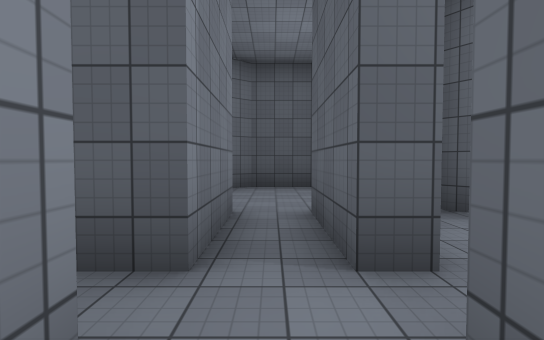
view 1 (above)

12 first-person views from a walk through a Unity game level. The camera is 1.5 m above the floor, tilts 2° down and sees 85° across. The floor is counted in squares, 2.25 m on a side. Each view is taken from the middle of a square. On the plan, view 1 faces up. The plan holds only what a view shows up to about 10 squares ahead; the rest is blank. The player character is not drawn. Surface patterns are stand-ins for the level's own textures.

view 2
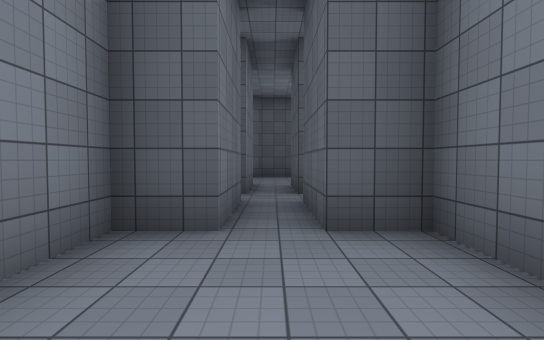

view 3
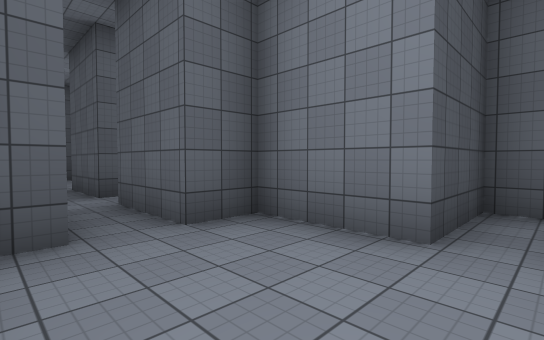

view 4
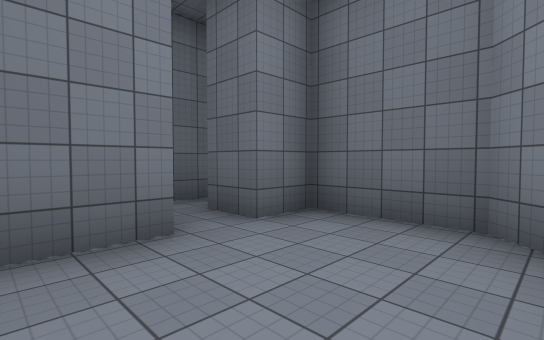

view 5
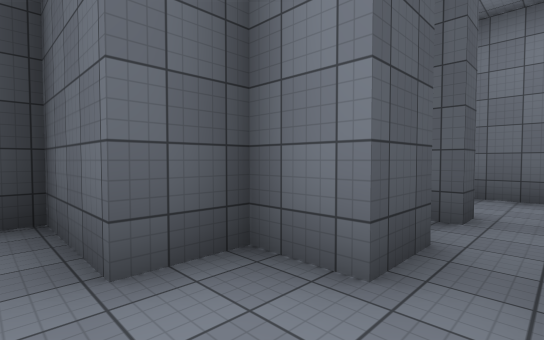

view 6
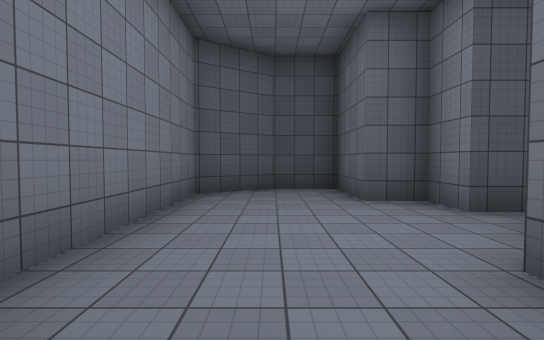

view 7
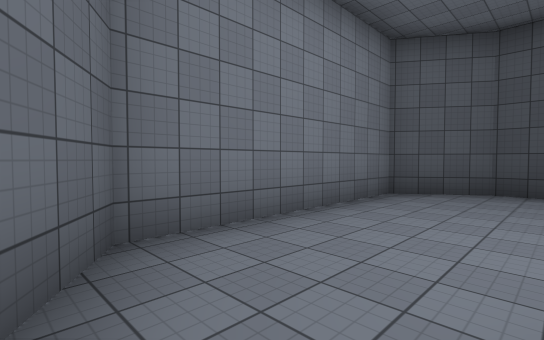

view 8
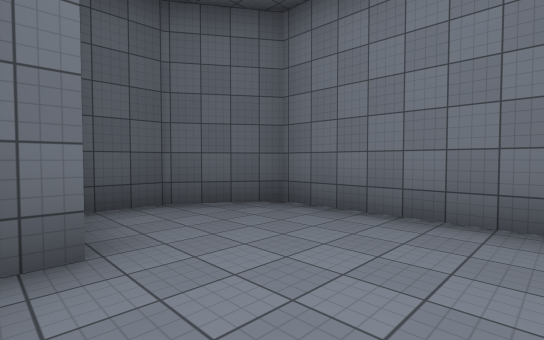

view 9
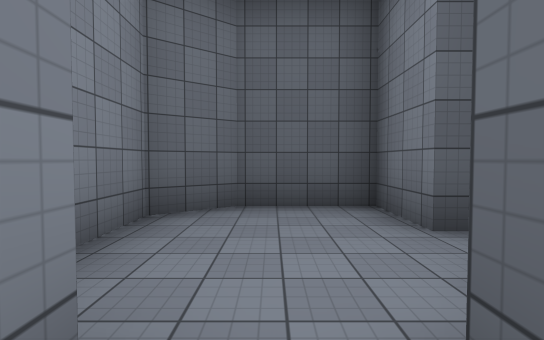

view 10
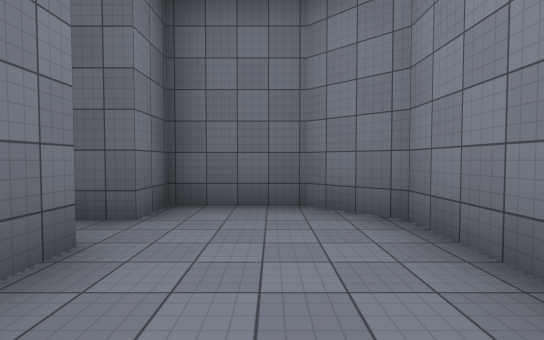

view 11
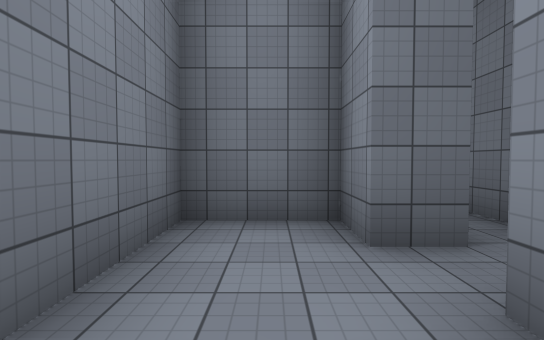

view 12
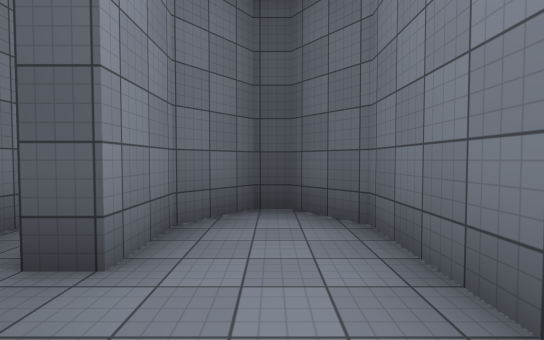

### Floor plan
Points are (right, up) in squares from view 1. A wall is a line through its corners. A room is listed if a view was taken in it or the views show most of it. See-through windows are left out.
Room 1 (views 1, 2, 3, 4, 10)
walls: (2.5, -3.3) (1.5, -3.3) (1.5, -1.3) (0.5, -1.3) (0.5, 0.8); (-0.5, 0.8) (-0.5, -1.3) (-1.5, -1.3) (-1.5, -4.3) (-0.5, -5.3) (1.5, -5.3) (1.5, -4.3) (2.5, -4.3)
ways out: opening at (0, -0.5) to room 3; opening at (2, -4) to room 5
Room 2 (views 5, 6, 7, 8)
walls: (-2.6, -0.2) (-2, -0.2); (-0.5, 1.7) (-1.5, 1.7) (-1.5, 2.7) (-2.5, 2.7) (-2.5, 4.8) (-4, 4.8) (-5.5, 3.8) (-5.5, -1.3) (-4, -2.2) (-2.9, -2.2)
ways out: opening at (-1, 1) to room 3
Room 3 (view 9)
walls: (1.5, 5.8) (1.5, 7.2) (-0.5, 7.2); (-0.5, 3.8) (-0.5, 1.7); (-0.3, 7.2) (-1.5, 6.4) (-1.5, 5.2); (1, 1.7) (0.5, 1.7) (0.5, 3.8); (0.5, 0.8) (1.2, 0.8)
ways out: opening at (0, -0.5) to room 1; opening at (-1, 1) to room 2; opening at (1, 1) to room 4
Room 4 (views 11, 12)
walls: (1.2, 0.8) (1.2, -0.2) (3, -0.2) (3, 3) (2.3, 4) (1.8, 4) (1, 3) (1, 1.7)
ways out: opening at (1, 1) to room 3
Room 5 (no view inside)
walls: (3.5, -5) (3.5, -3.3) (2.5, -3.3)
ways out: opening at (2, -4) to room 1; opening at (3, -5)

Positions as (right, up) in squares from view 1, and headings:
1: (0, 0), facing up
2: (0, -4), facing up
3: (-1, -4), facing up-right
4: (-1, -2), facing down-right
5: (-3, 1), facing up-right
6: (-4, -2), facing up
7: (-3, -2), facing up-left
8: (-2, 2), facing down-left
9: (0, 3), facing up
10: (0, -1), facing down
11: (2, 3), facing down
12: (2, 0), facing up
